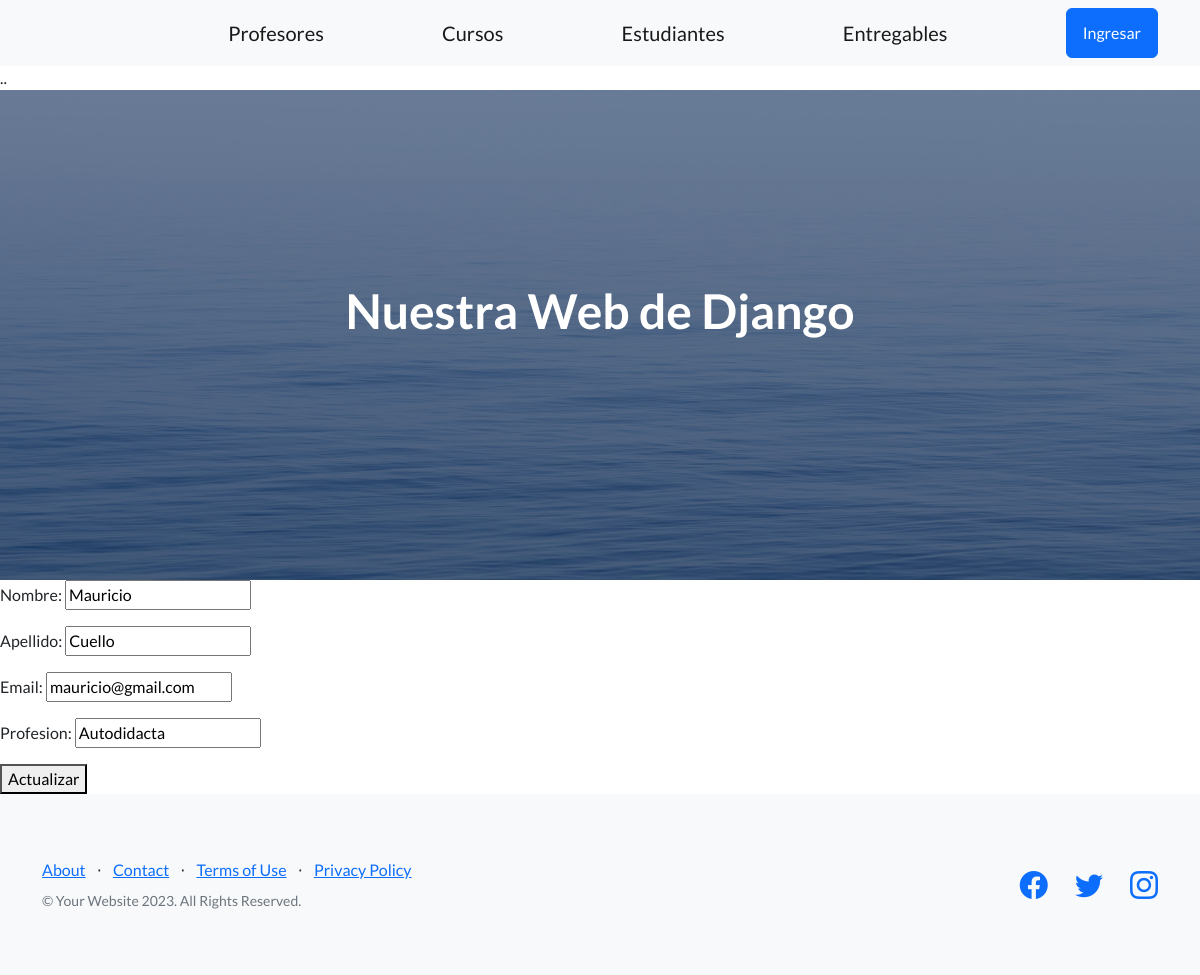
Page /app-coder/edita-profesor/3 on the committed database.
### AppCoder/models.py (models this page shows, shortened)
class Profesor(models.Model):
  nombre = models.CharField(max_length=30)
  apellido = models.CharField(max_length=30)
  email = models.EmailField()
  profesion = models.CharField(max_length=30)
  cursos = models.ManyToManyField(Curso)

### AppCoder/views.py (the view)
# urls.py: path('edita-profesor/<int:id>', editar_profesor, name='EditaProfesor'),
def editar_profesor(req, id):
  if req.method == 'POST':
    miFormulario = ProfesorFormulario(req.POST)
    if miFormulario.is_valid():
      data = miFormulario.cleaned_data
      profesor = Profesor.objects.get(id=id)
      profesor.nombre = data["nombre"]
      profesor.apellido = data["apellido"]
      profesor.email = data["email"]
      profesor.profesion = data["profesion"]
      profesor.save()
      return render(req, "inicio.html", {"message": "Profesor actualizado con éxito"})
    else:
      return render(req, "inicio.html", {"message": "Datos inválidos"})
  else:
    profesor = Profesor.objects.get(id=id)
    miFormulario = ProfesorFormulario(initial={
      "nombre": profesor.nombre,
      "apellido": profesor.apellido,
      "email": profesor.email,
      "profesion": profesor.profesion,
    })
    return render(req, "editar_profesor.html", {"miFormulario": miFormulario, "id": profesor.id})

### AppCoder/forms.py
class ProfesorFormulario(forms.Form):
  nombre = forms.CharField()
  apellido = forms.CharField()
  email = forms.EmailField()
  profesion = forms.CharField()

### AppCoder/templates/editar_profesor.html
{% extends 'padre.html' %}
{% block contenidoQueCambia %}
<form action="{% url 'EditaProfesor' id %}" method="post">{% csrf_token %}
  {{miFormulario.as_p}}
  <button type="submit"> Actualizar </button>
</form>
{% endblock contenidoQueCambia %}

### rows in the picture
Profesor: nombre "Mauricio", apellido "Cuello", email "mauricio@gmail.com", profesion "Autodidacta"
